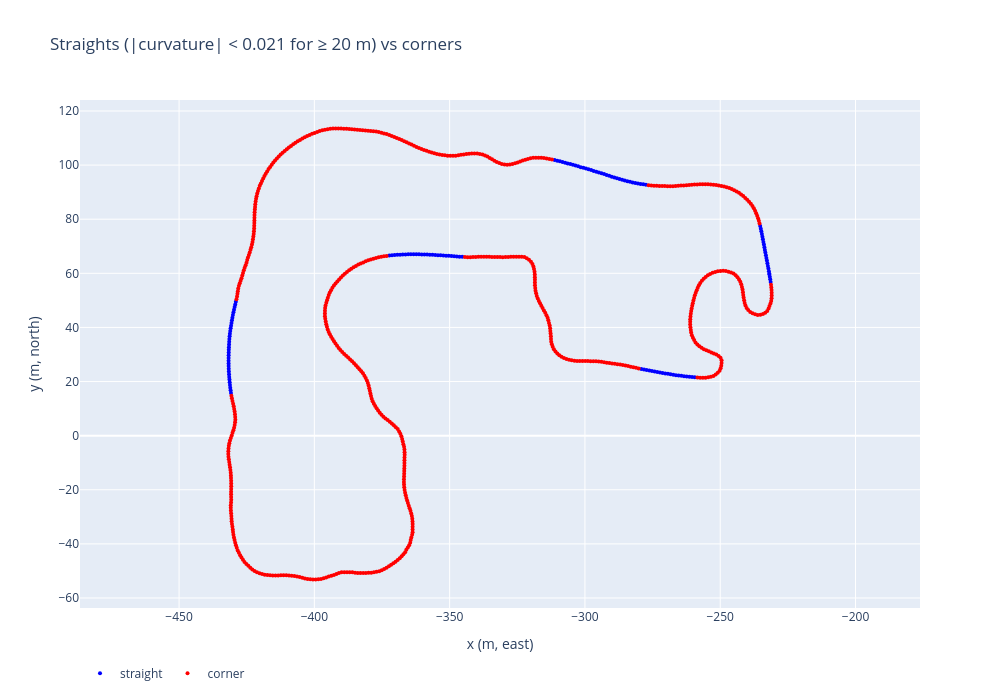

This figure's notebook cell:
### Markdown cell above
im just eyeballing this part, after looking at the plot above and inspecting certain regions, i think teh regions that i could consider to be "straight" have |curvature| < 0.02 and they last about 20min, shorter than that is part of a corner. but i could be wrong?

### Code cell
import numpy as np
import plotly.graph_objects as go
from src.loader import load_centerline

K_STRAIGHT = 0.021      # |curvature| below this = straight-ish
MIN_STRAIGHT_M = 20    # straight-ish stretch must be at least this long

cl = load_centerline()

# 1. points with low curvature
low = (cl["curvature"].abs() < K_STRAIGHT).to_numpy()

# 2. number each run of consecutive equal values
run_id = np.concatenate([[0], np.cumsum(low[1:] != low[:-1])])

# 3. the track is a loop: if first and last points have the same value, they're the same run
if low[0] == low[-1] and run_id[-1] != 0:
    run_id[run_id == run_id[-1]] = 0

# 4. length of each run (1 point = 1 m) and keep only long-enough low-curvature runs
run_len = np.bincount(run_id)
cl["is_straight"] = low & (run_len[run_id] >= MIN_STRAIGHT_M)

fig = go.Figure()
for is_straight, colour, name in [(True, "blue", "straight"), (False, "red", "corner")]:
    part = cl[cl["is_straight"] == is_straight]
    fig.add_trace(go.Scatter(
        x=part["x"], y=part["y"],
        mode="markers",
        marker=dict(size=4, color=colour),
        customdata=part[["s", "curvature"]],
        hovertemplate="s=%{customdata[0]:.0f} m<br>curvature=%{customdata[1]:.04f}<extra></extra>",
        name=name,
    ))

# equal scales so the track shape isn't distorted
fig.update_yaxes(scaleanchor="x", scaleratio=1)
fig.update_layout(title=f"Straights (|curvature| < {K_STRAIGHT} for ≥ {MIN_STRAIGHT_M} m) vs corners",
                  xaxis_title="x (m, east)", yaxis_title="y (m, north)",
                  height=700, width=1000,
                  legend=dict(orientation="h", y=-0.1))
fig.show()

### Figure 1 — Plotly figure (JSON) as saved in the notebook; plotly's stock layout.template omitted (floating-point values rounded to 4 significant figures; data arrays with more than 128 entries replaced by an {"elided": "..."} marker saying what was removed)
{"data": [{"customdata": {"elided": "143x2 float values"}, "hovertemplate": "s=%{customdata[0]:.0f} m<br>curvature=%{customdata[1]:.04f}<extra></extra>", "marker": {"color": "blue", "size": 4}, "mode": "markers", "name": "straight", "type": "scatter", "x": {"elided": "143 float values"}, "y": {"elided": "143 float values"}}, {"customdata": {"elided": "663x2 float values"}, "hovertemplate": "s=%{customdata[0]:.0f} m<br>curvature=%{customdata[1]:.04f}<extra></extra>", "marker": {"color": "red", "size": 4}, "mode": "markers", "name": "corner", "type": "scatter", "x": {"elided": "663 float values"}, "y": {"elided": "663 float values"}}], "layout": {"height": 700, "legend": {"orientation": "h", "y": -0.1}, "title": {"text": "Straights (|curvature| < 0.021 for ≥ 20 m) vs corners"}, "width": 1000, "xaxis": {"title": {"text": "x (m, east)"}}, "yaxis": {"scaleanchor": "x", "scaleratio": 1, "title": {"text": "y (m, north)"}}}}
